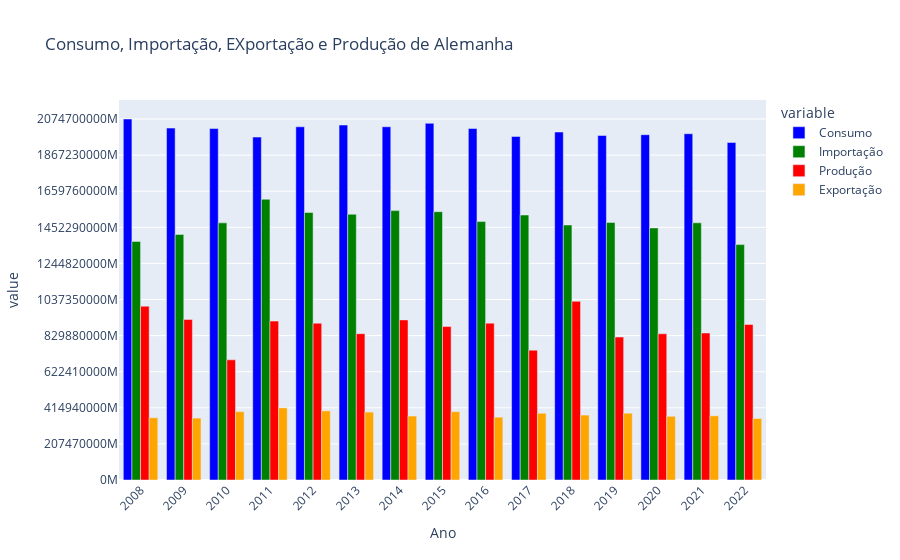
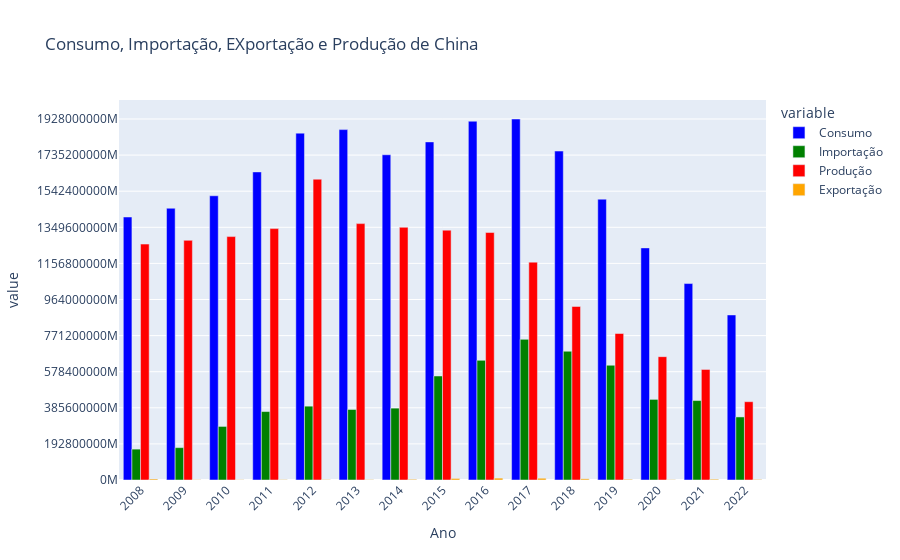

The notebook cell saved with these charts, in order:
### Code cell
df_pivot = df_dados_top10.pivot_table(index=['Ano', 'Pais'], columns='Variavel', values='Litros', aggfunc='sum').reset_index()

figs = []

for pais in df_pivot['Pais'].unique():
    df_temp = df_pivot[df_pivot['Pais'] == pais]
    fig = px.bar(df_temp, 
                 x="Ano", 
                 y=["Consumo", "Importação", "Produção", "Exportação"], 
                 color_discrete_sequence=["blue", "green", "red","orange"], 
                 barmode="group",
                 title=f"Consumo, Importação, EXportação e Produção de {pais}")
    
    # Fixar o formato em milhões
    max_val = np.nanmax(df_temp[["Consumo", "Importação", "Produção", "Exportação"]].values)
    if max_val < 10:  # Se max_val é muito pequeno, defina os ticks manualmente
        tick_values = [0, max_val]
    else:
        tick_values = list(range(0, int(max_val) + 1, int(max_val/10)))  # Dividindo o eixo Y em 10 partes
    fig.update_layout(yaxis=dict(tickvals=tick_values, ticktext=[f"{int(val)}M" for val in tick_values]),xaxis_tickangle=-45, xaxis=dict(tickvals=df_temp['Ano'], ticktext=df_temp['Ano'].dt.year))

    figs.append(fig)

for fig in figs:
    fig.show()

### Figure 1 — Plotly figure (JSON) as saved in the notebook; plotly's stock layout.template omitted (floating-point values rounded to 4 significant figures)
{"data": [{"alignmentgroup": "True", "hovertemplate": "variable=Consumo<br>Ano=%{x}<br>value=%{y}<extra></extra>", "legendgroup": "Consumo", "marker": {"color": "blue", "pattern": {"shape": ""}}, "name": "Consumo", "offsetgroup": "Consumo", "orientation": "v", "showlegend": true, "textposition": "auto", "type": "bar", "x": ["2008-01-01T00:00:00", "2009-01-01T00:00:00", "2010-01-01T00:00:00", "2011-01-01T00:00:00", "2012-01-01T00:00:00", "2013-01-01T00:00:00", "2014-01-01T00:00:00", "2015-01-01T00:00:00", "2016-01-01T00:00:00", "2017-01-01T00:00:00", "2018-01-01T00:00:00", "2019-01-01T00:00:00", "2020-01-01T00:00:00", "2021-01-01T00:00:00", "2022-01-01T00:00:00"], "xaxis": "x", "y": [2074700000, 2022400000, 2020000000, 1970700000, 2030000000, 2040000000, 2030000000, 2050000000, 2020000000, 1974500000, 2000000000, 1980000000, 1984400000, 1990000000, 1940000000], "yaxis": "y"}, {"alignmentgroup": "True", "hovertemplate": "variable=Importação<br>Ano=%{x}<br>value=%{y}<extra></extra>", "legendgroup": "Importação", "marker": {"color": "green", "pattern": {"shape": ""}}, "name": "Importação", "offsetgroup": "Importação", "orientation": "v", "showlegend": true, "textposition": "auto", "type": "bar", "x": ["2008-01-01T00:00:00", "2009-01-01T00:00:00", "2010-01-01T00:00:00", "2011-01-01T00:00:00", "2012-01-01T00:00:00", "2013-01-01T00:00:00", "2014-01-01T00:00:00", "2015-01-01T00:00:00", "2016-01-01T00:00:00", "2017-01-01T00:00:00", "2018-01-01T00:00:00", "2019-01-01T00:00:00", "2020-01-01T00:00:00", "2021-01-01T00:00:00", "2022-01-01T00:00:00"], "xaxis": "x", "y": [1370800000, 1411000000, 1477800000, 1613300000, 1537400000, 1527400000, 1548200000, 1542000000, 1485100000, 1523000000, 1465600000, 1480200000, 1448600000, 1478100000, 1352800000], "yaxis": "y"}, {"alignmentgroup": "True", "hovertemplate": "variable=Produção<br>Ano=%{x}<br>value=%{y}<extra></extra>", "legendgroup": "Produção", "marker": {"color": "red", "pattern": {"shape": ""}}, "name": "Produção", "offsetgroup": "Produção", "orientation": "v", "showlegend": true, "textposition": "auto", "type": "bar", "x": ["2008-01-01T00:00:00", "2009-01-01T00:00:00", "2010-01-01T00:00:00", "2011-01-01T00:00:00", "2012-01-01T00:00:00", "2013-01-01T00:00:00", "2014-01-01T00:00:00", "2015-01-01T00:00:00", "2016-01-01T00:00:00", "2017-01-01T00:00:00", "2018-01-01T00:00:00", "2019-01-01T00:00:00", "2020-01-01T00:00:00", "2021-01-01T00:00:00", "2022-01-01T00:00:00"], "xaxis": "x", "y": [999100000, 922800000, 690600000, 913200000, 901200000, 840900000, 920200000, 881900000, 901300000, 746200000, 1026800000, 821800000, 840500000, 844800000, 894000000], "yaxis": "y"}, {"alignmentgroup": "True", "hovertemplate": "variable=Exportação<br>Ano=%{x}<br>value=%{y}<extra></extra>", "legendgroup": "Exportação", "marker": {"color": "orange", "pattern": {"shape": ""}}, "name": "Exportação", "offsetgroup": "Exportação", "orientation": "v", "showlegend": true, "textposition": "auto", "type": "bar", "x": ["2008-01-01T00:00:00", "2009-01-01T00:00:00", "2010-01-01T00:00:00", "2011-01-01T00:00:00", "2012-01-01T00:00:00", "2013-01-01T00:00:00", "2014-01-01T00:00:00", "2015-01-01T00:00:00", "2016-01-01T00:00:00", "2017-01-01T00:00:00", "2018-01-01T00:00:00", "2019-01-01T00:00:00", "2020-01-01T00:00:00", "2021-01-01T00:00:00", "2022-01-01T00:00:00"], "xaxis": "x", "y": [358000000, 355700000, 392900000, 414500000, 397300000, 390300000, 367500000, 392800000, 360900000, 383600000, 373100000, 383900000, 366200000, 368900000, 353300000], "yaxis": "y"}], "layout": {"barmode": "group", "legend": {"title": {"text": "variable"}, "tracegroupgap": 0}, "title": {"text": "Consumo, Importação, EXportação e Produção de Alemanha"}, "xaxis": {"anchor": "y", "domain": [0, 1], "tickangle": -45, "ticktext": [2008, 2009, 2010, 2011, 2012, 2013, 2014, 2015, 2016, 2017, 2018, 2019, 2020, 2021, 2022], "tickvals": ["2008-01-01T00:00:00", "2009-01-01T00:00:00", "2010-01-01T00:00:00", "2011-01-01T00:00:00", "2012-01-01T00:00:00", "2013-01-01T00:00:00", "2014-01-01T00:00:00", "2015-01-01T00:00:00", "2016-01-01T00:00:00", "2017-01-01T00:00:00", "2018-01-01T00:00:00", "2019-01-01T00:00:00", "2020-01-01T00:00:00", "2021-01-01T00:00:00", "2022-01-01T00:00:00"], "title": {"text": "Ano"}}, "yaxis": {"anchor": "x", "domain": [0, 1], "ticktext": ["0M", "207470000M", "414940000M", "622410000M", "829880000M", "1037350000M", "1244820000M", "1452290000M", "1659760000M", "1867230000M", "2074700000M"], "tickvals": [0, 207470000, 414940000, 622410000, 829880000, 1037350000, 1244820000, 1452290000, 1659760000, 1867230000, 2074700000], "title": {"text": "value"}}}}

### Figure 2 — Plotly figure (JSON) as saved in the notebook; plotly's stock layout.template omitted (floating-point values rounded to 4 significant figures)
{"data": [{"alignmentgroup": "True", "hovertemplate": "variable=Consumo<br>Ano=%{x}<br>value=%{y}<extra></extra>", "legendgroup": "Consumo", "marker": {"color": "blue", "pattern": {"shape": ""}}, "name": "Consumo", "offsetgroup": "Consumo", "orientation": "v", "showlegend": true, "textposition": "auto", "type": "bar", "x": ["2008-01-01T00:00:00", "2009-01-01T00:00:00", "2010-01-01T00:00:00", "2011-01-01T00:00:00", "2012-01-01T00:00:00", "2013-01-01T00:00:00", "2014-01-01T00:00:00", "2015-01-01T00:00:00", "2016-01-01T00:00:00", "2017-01-01T00:00:00", "2018-01-01T00:00:00", "2019-01-01T00:00:00", "2020-01-01T00:00:00", "2021-01-01T00:00:00", "2022-01-01T00:00:00"], "xaxis": "x", "y": [1404600000, 1451400000, 1518000000, 1645400000, 1852500000, 1871400000, 1736900000, 1805700000, 1916200000, 1928000000, 1756800000, 1499900000, 1239600000, 1049200000, 881500000], "yaxis": "y"}, {"alignmentgroup": "True", "hovertemplate": "variable=Importação<br>Ano=%{x}<br>value=%{y}<extra></extra>", "legendgroup": "Importação", "marker": {"color": "green", "pattern": {"shape": ""}}, "name": "Importação", "offsetgroup": "Importação", "orientation": "v", "showlegend": true, "textposition": "auto", "type": "bar", "x": ["2008-01-01T00:00:00", "2009-01-01T00:00:00", "2010-01-01T00:00:00", "2011-01-01T00:00:00", "2012-01-01T00:00:00", "2013-01-01T00:00:00", "2014-01-01T00:00:00", "2015-01-01T00:00:00", "2016-01-01T00:00:00", "2017-01-01T00:00:00", "2018-01-01T00:00:00", "2019-01-01T00:00:00", "2020-01-01T00:00:00", "2021-01-01T00:00:00", "2022-01-01T00:00:00"], "xaxis": "x", "y": [164900000, 172900000, 286100000, 365500000, 394300000, 376600000, 383800000, 555500000, 638900000, 751100000, 687600000, 612800000, 430500000, 424300000, 336800000], "yaxis": "y"}, {"alignmentgroup": "True", "hovertemplate": "variable=Produção<br>Ano=%{x}<br>value=%{y}<extra></extra>", "legendgroup": "Produção", "marker": {"color": "red", "pattern": {"shape": ""}}, "name": "Produção", "offsetgroup": "Produção", "orientation": "v", "showlegend": true, "textposition": "auto", "type": "bar", "x": ["2008-01-01T00:00:00", "2009-01-01T00:00:00", "2010-01-01T00:00:00", "2011-01-01T00:00:00", "2012-01-01T00:00:00", "2013-01-01T00:00:00", "2014-01-01T00:00:00", "2015-01-01T00:00:00", "2016-01-01T00:00:00", "2017-01-01T00:00:00", "2018-01-01T00:00:00", "2019-01-01T00:00:00", "2020-01-01T00:00:00", "2021-01-01T00:00:00", "2022-01-01T00:00:00"], "xaxis": "x", "y": [1260000000, 1280000000, 1300000000, 1342600000, 1606500000, 1369300000, 1349600000, 1334500000, 1321700000, 1163600000, 926900000, 782400000, 658700000, 590800000, 418200000], "yaxis": "y"}, {"alignmentgroup": "True", "hovertemplate": "variable=Exportação<br>Ano=%{x}<br>value=%{y}<extra></extra>", "legendgroup": "Exportação", "marker": {"color": "orange", "pattern": {"shape": ""}}, "name": "Exportação", "offsetgroup": "Exportação", "orientation": "v", "showlegend": true, "textposition": "auto", "type": "bar", "x": ["2008-01-01T00:00:00", "2009-01-01T00:00:00", "2010-01-01T00:00:00", "2011-01-01T00:00:00", "2012-01-01T00:00:00", "2013-01-01T00:00:00", "2014-01-01T00:00:00", "2015-01-01T00:00:00", "2016-01-01T00:00:00", "2017-01-01T00:00:00", "2018-01-01T00:00:00", "2019-01-01T00:00:00", "2020-01-01T00:00:00", "2021-01-01T00:00:00", "2022-01-01T00:00:00"], "xaxis": "x", "y": [5400000, 1500000, 1500000, 1900000, 2000000, 1900000, 3700000, 8200000, 10000000, 9400000, 6300000, 3600000, 1600000, 4200000, 2900000], "yaxis": "y"}], "layout": {"barmode": "group", "legend": {"title": {"text": "variable"}, "tracegroupgap": 0}, "title": {"text": "Consumo, Importação, EXportação e Produção de China"}, "xaxis": {"anchor": "y", "domain": [0, 1], "tickangle": -45, "ticktext": [2008, 2009, 2010, 2011, 2012, 2013, 2014, 2015, 2016, 2017, 2018, 2019, 2020, 2021, 2022], "tickvals": ["2008-01-01T00:00:00", "2009-01-01T00:00:00", "2010-01-01T00:00:00", "2011-01-01T00:00:00", "2012-01-01T00:00:00", "2013-01-01T00:00:00", "2014-01-01T00:00:00", "2015-01-01T00:00:00", "2016-01-01T00:00:00", "2017-01-01T00:00:00", "2018-01-01T00:00:00", "2019-01-01T00:00:00", "2020-01-01T00:00:00", "2021-01-01T00:00:00", "2022-01-01T00:00:00"], "title": {"text": "Ano"}}, "yaxis": {"anchor": "x", "domain": [0, 1], "ticktext": ["0M", "192800000M", "385600000M", "578400000M", "771200000M", "964000000M", "1156800000M", "1349600000M", "1542400000M", "1735200000M", "1928000000M"], "tickvals": [0, 192800000, 385600000, 578400000, 771200000, 964000000, 1156800000, 1349600000, 1542400000, 1735200000, 1928000000], "title": {"text": "value"}}}}
